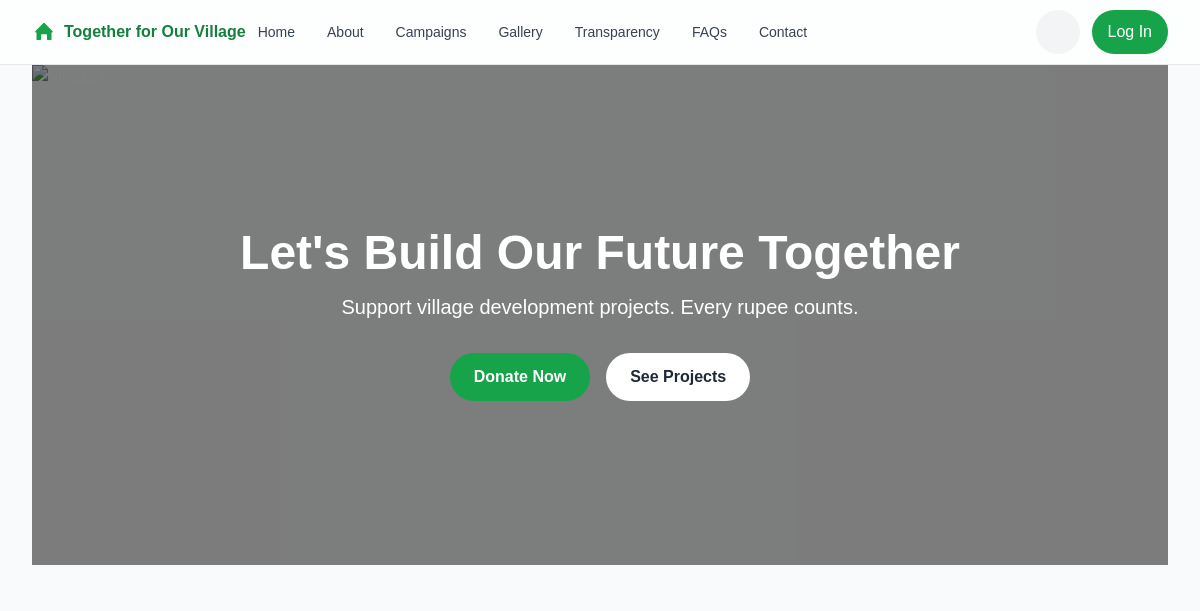
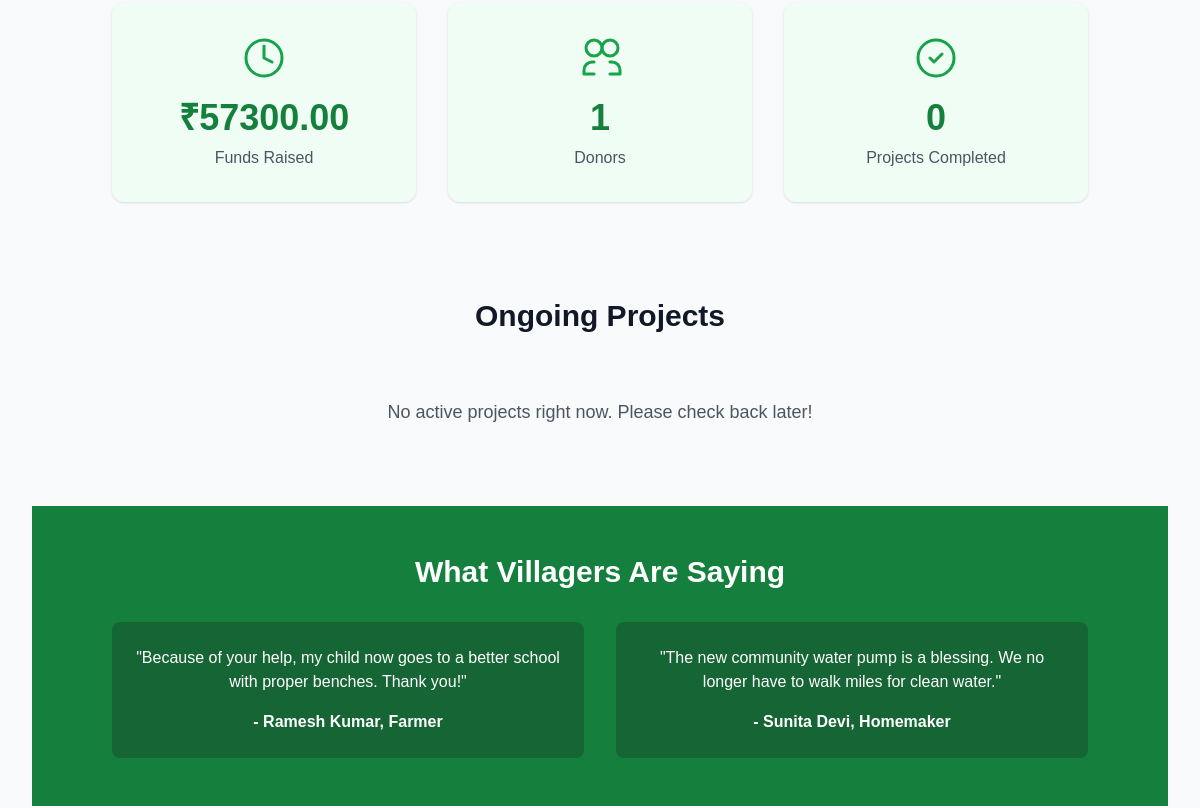
Before: / (upper part) with the older database file (2 pictures, top to bottom).
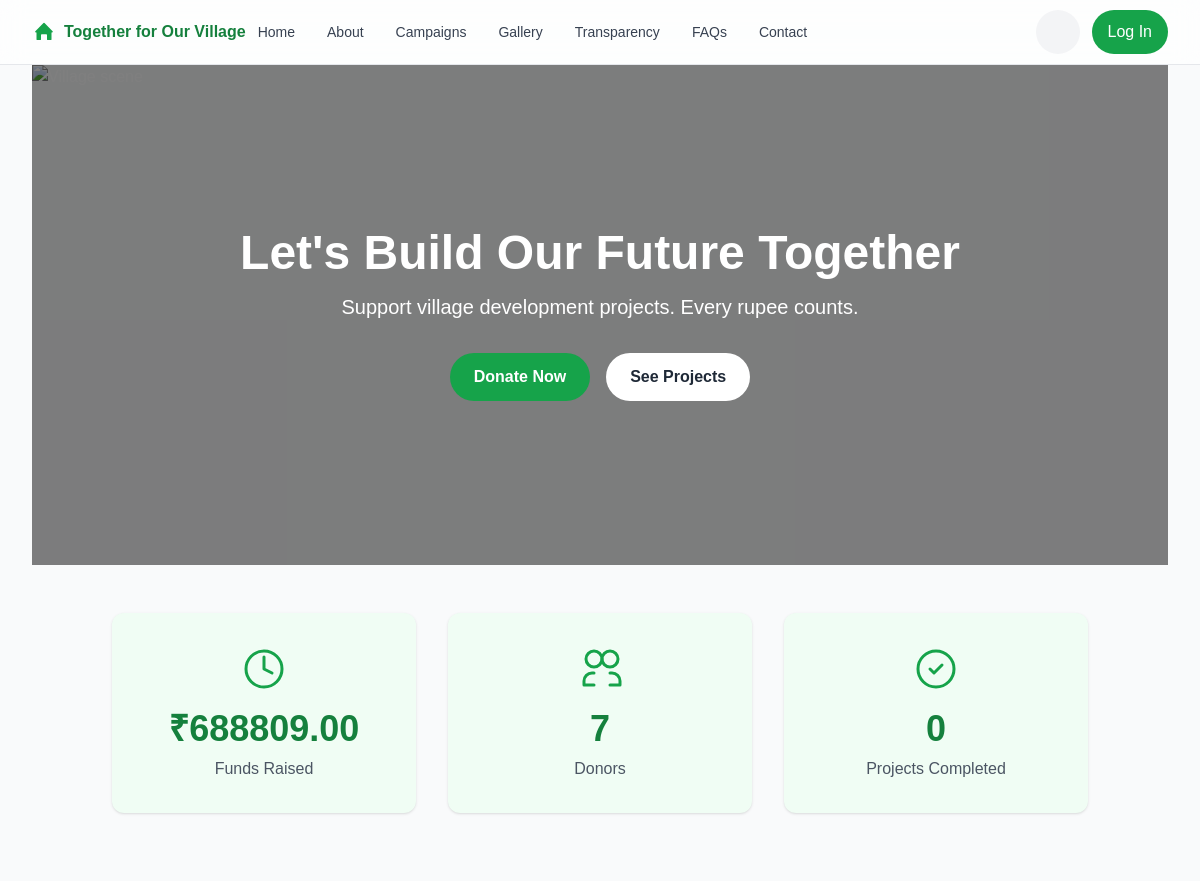
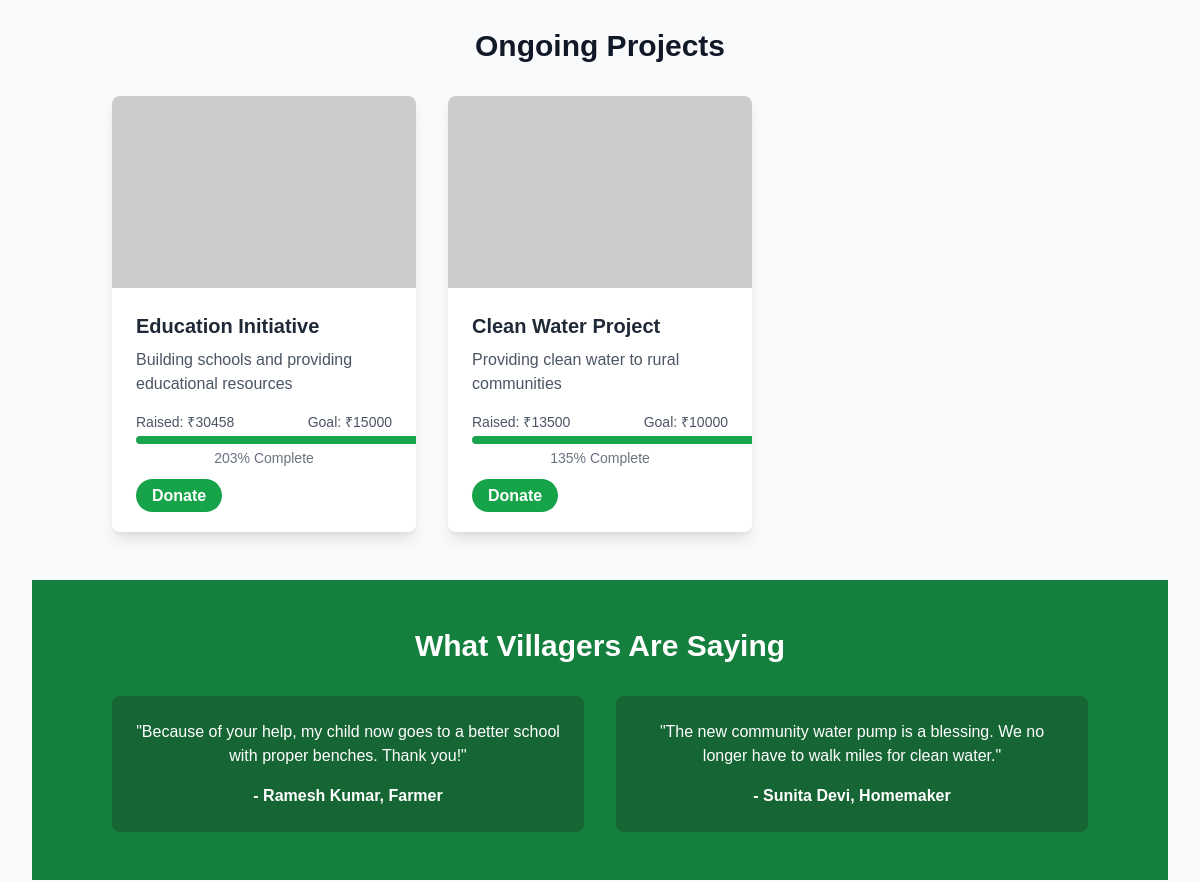
After: the same page with the newer database file (2 pictures, top to bottom).
### features/models.py (models this page shows, shortened)
class Campaign(models.Model):
    title = models.CharField(max_length=200)
    description = models.TextField()
    target_amount = models.DecimalField(max_digits=10, decimal_places=2)
    collected_amount = models.DecimalField(max_digits=10, decimal_places=2, default=0)
    start_date = models.DateField()
    end_date = models.DateField()
    is_active = models.BooleanField(default=True)
    created_at = models.DateTimeField(auto_now_add=True)
    image = models.ImageField(upload_to="campaign_images/", null=True, blank=True)
    @property
    def progress_percentage(self):
        if self.target_amount > 0:
            return (self.collected_amount / self.target_amount) * 100
        return 0

### features/views.py (the view)
# urls.py: path("", TemplateView.as_view(template_name="accounts/home.html"), name="home"),
def home(request):
    active_campaigns = Campaign.objects.filter(
        is_active=True, end_date__gte=timezone.now().date()
    ).order_by("-created_at")
    total_funds_raised = (
        Donation.objects.filter(status="COMPLETED").aggregate(total=Sum("amount"))[
            "total"
        ]
        or 0
    )
    donor_count = (
        Donation.objects.filter(status="COMPLETED").values("donor").distinct().count()
    )
    projects_completed_count = Campaign.objects.filter(
        is_active=False, collected_amount__gte=models.F("target_amount")
    ).count()
    context = {
        "active_campaigns": active_campaigns,
        "total_funds_raised": total_funds_raised,
        "donor_count": donor_count,
        "projects_completed_count": projects_completed_count,
    }
    return render(request, "features/home.html", context)

### features/templates/features/home.html (shortened to what the changed rows need)
{% extends 'features/base.html' %}
{% load static %}
{% block content %}
<section class="hero-bg text-white py-12 sm:py-16 lg:py-20 flex items-center justify-center min-h-[300px] sm:min-h-[400px] lg:min-h-[500px] dark:text-white">
    <div class="container mx-auto text-center px-4 sm:px-6 hero-content">
        <h1 class="text-2xl sm:text-3xl md:text-4xl lg:text-5xl xl:text-6xl font-bold mb-3 sm:mb-4 leading-tight">Let's Build Our Future Together</h1>
    </div>
</section>
<section class="py-8 sm:py-12 bg-gray-50 dark:bg-gray-900">
    <div class="container mx-auto px-4 sm:px-6">
        <div class="grid grid-cols-1 sm:grid-cols-2 lg:grid-cols-3 gap-4 sm:gap-6 lg:gap-8 text-center">
            <div
                class="flex flex-col items-center bg-green-50 dark:bg-gray-800 rounded-xl p-4 sm:p-6 lg:p-8 shadow hover:shadow-lg transition-all duration-300">
                <div class="mb-3 sm:mb-4 text-green-600">
                </div>
                <h3 class="text-2xl sm:text-3xl lg:text-4xl font-bold text-green-700 dark:text-green-400">₹{{ total_funds_raised|floatformat:2 }}</h3>
                <p class="text-gray-600 dark:text-gray-300 mt-1 sm:mt-2 text-sm sm:text-base">Funds Raised</p>
            </div>
            <div
                class="flex flex-col items-center bg-green-50 dark:bg-gray-800 rounded-xl p-4 sm:p-6 lg:p-8 shadow hover:shadow-lg transition-all duration-300">
                <div class="mb-3 sm:mb-4 text-green-600">
                </div>
                <h3 class="text-2xl sm:text-3xl lg:text-4xl font-bold text-green-700 dark:text-green-400">{{ donor_count }}</h3>
                <p class="text-gray-600 dark:text-gray-300 mt-1 sm:mt-2 text-sm sm:text-base">Donors</p>
            </div>
        </div>
    </div>
</section>
<section id="projects" class="py-8 sm:py-12">
    <div class="container mx-auto px-4 sm:px-6">
        <h2 class="text-2xl sm:text-3xl font-bold text-center mb-6 sm:mb-8">Ongoing Projects</h2>
        <div class="grid grid-cols-1 sm:grid-cols-2 lg:grid-cols-3 gap-4 sm:gap-6 lg:gap-8">
            {% for campaign in active_campaigns %}
            <div
                class="bg-white dark:bg-gray-800 rounded-lg shadow-lg overflow-hidden transform hover:-translate-y-2 transition-all duration-300">
                {% if campaign.image %}
                <img src="{{ campaign.image.url }}" alt="{{ campaign.title }}" class="w-full h-40 sm:h-48 object-cover">
                {% else %}
                <img src="https://via.placeholder.com/400x200" alt="Placeholder" class="w-full h-40 sm:h-48 object-cover">
                {% endif %}
                <div class="p-4 sm:p-6">
                    <h3 class="text-lg sm:text-xl font-bold mb-2 text-gray-800 dark:text-gray-200">{{ campaign.title }}</h3>
                    <p class="text-gray-600 dark:text-gray-300 mb-4 text-sm sm:text-base">{{ campaign.description|truncatewords:15 }}</p>
                    <div class="mb-4">
                        <div class="flex justify-between text-xs sm:text-sm text-gray-600 dark:text-gray-400 mb-1">
                            <span>Raised: ₹{{ campaign.collected_amount|floatformat:0 }}</span>
                            <span>Goal: ₹{{ campaign.target_amount|floatformat:0 }}</span>
                        </div>
                        <div class="w-full bg-gray-200 dark:bg-gray-700 rounded-full h-2">
                            <div class="bg-green-600 text-xs font-medium text-white text-center p-0.5 leading-none rounded-full h-2"
                                style="width: {{ campaign.progress_percentage|floatformat:0 }}%"></div>
                        </div>
                        <div class="text-xs sm:text-sm text-gray-500 dark:text-gray-400 mt-1 text-center">
                            {{ campaign.progress_percentage|floatformat:0 }}% Complete
                        </div>
                    </div>
                    <a href="{% url 'features:campaign_detail' campaign.id %}"
                        class="w-full text-center bg-green-600 hover:bg-green-700 text-white font-bold py-2 px-4 rounded-full transition-colors text-sm sm:text-base">Donate</a>
                </div>
            </div>
            {% empty %}
            <div class="col-span-full text-center text-gray-600 dark:text-gray-400 py-8">
                <p class="text-lg">No active projects right now. Please check back later!</p>
            </div>
            {% endfor %}
        </div>
    </div>
</section>
<section class="py-8 sm:py-12 bg-green-700 text-white">
    <div class="container mx-auto px-4 sm:px-6 text-center">
        <h2 class="text-2xl sm:text-3xl font-bold mb-6 sm:mb-8">What Villagers Are Saying</h2>
    </div>
</section>
{% endblock %}

Changed rows visible on the page:
added Campaign: title "Education Initiative", description "Building schools and providing educational resources", collected_amount "30458", target_amount "15000", progress_percentage "203"
added Campaign: title "Clean Water Project", description "Providing clean water to rural communities", collected_amount "13500", target_amount "10000", progress_percentage "135"
Other visible differences:
{{ total_funds_raised|floatformat:2 }}: "57300.00" → "688809.00"
{{ donor_count }}: "1" → "7"
text no longer shown: "No active projects right now. Please check back later!"
